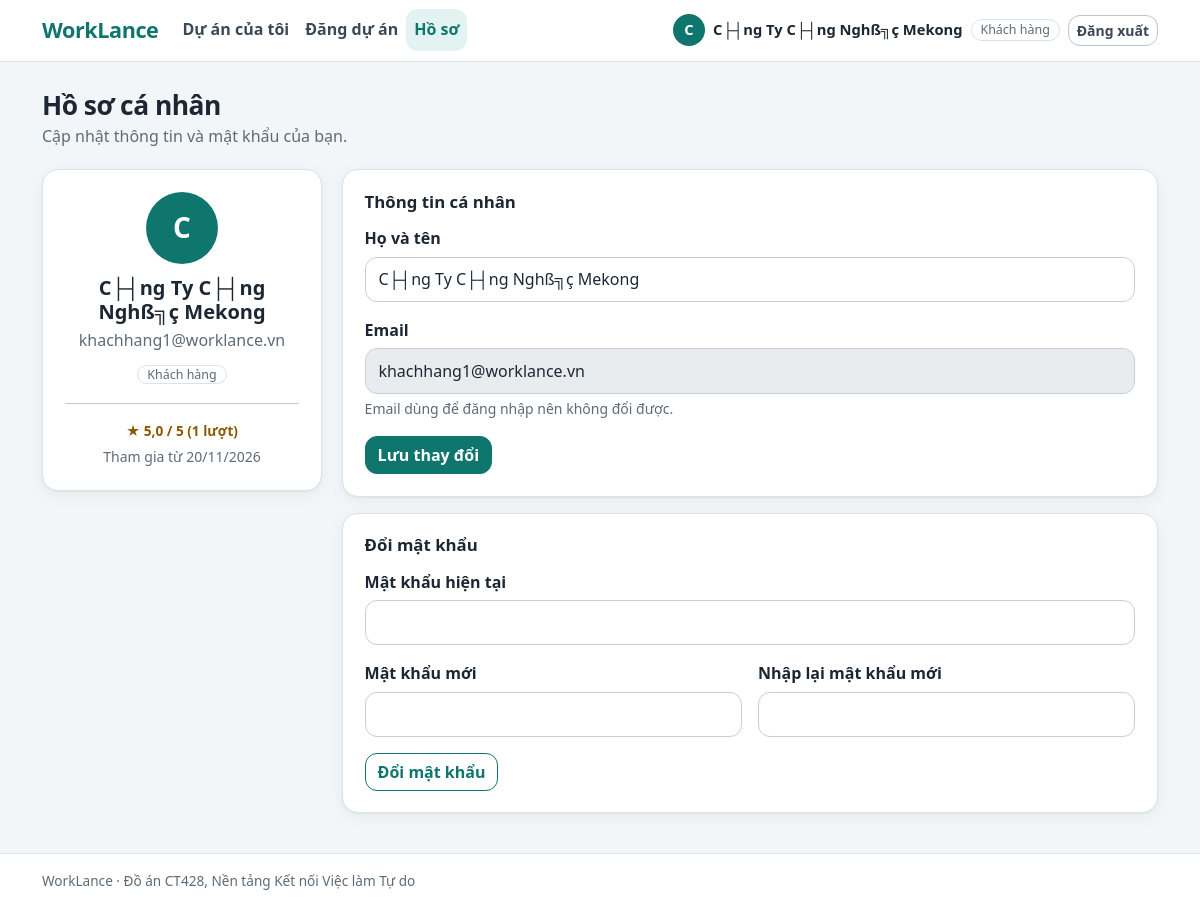
The page /public/profile/index (signed in) on the database its author committed.
### tables this page shows
CREATE TABLE `nguoidung` (
  `ID` int(10) unsigned NOT NULL AUTO_INCREMENT,
  `HoTen` varchar(100) NOT NULL,
  `Email` varchar(150) NOT NULL,
  `MatKhau` varchar(255) NOT NULL,
  `VaiTro` enum('khachhang','freelancer') NOT NULL,
  `KyNang` varchar(500) DEFAULT NULL,
  `NgayTao` timestamp NOT NULL DEFAULT current_timestamp(),
  PRIMARY KEY (`ID`),
  UNIQUE KEY `uq_nguoidung_email` (`Email`)
);

### app/controllers/ProfileController.php (called while the page is built, shortened)
<?php
require_once BASE_PATH . '/app/models/User.php';
require_once BASE_PATH . '/app/models/Review.php';
class ProfileController extends Controller {
    public function index(): void {
        $sessionUser = current_user();
        $profile = User::findById((int) $sessionUser['id']);
        unset($profile['MatKhau']);
        $rating = Review::getUserRating((int) $profile['ID']);
        $this->view('profile/index', [
            'title'   => 'Hồ sơ cá nhân',
            'profile' => $profile,
            'rating'  => $rating
        ]);
    }
}

### app/core/helpers.php (called while the page is built, shortened)
<?php
 function e($string){
    return htmlspecialchars((string)$string, ENT_QUOTES, "UTF-8");
 }
 function url($path = ''){
    return rtrim(BASE_URL, '/') . '/' . ltrim($path, '/');
 }
 function current_user(){
    return isset($_SESSION['user']) ? $_SESSION['user'] :null;
 }

### app/models/User.php (called while the page is built, shortened)
<?php
class User {
    public static function findById(int $id): ?array {
        $db = Database::get();
        $stmt = $db->prepare("SELECT * FROM NguoiDung WHERE ID = :id LIMIT 1");
        $stmt->execute([':id' => $id]);
        $row = $stmt->fetch();
        return $row ?: null;
    }
}

### app/models/Review.php (called while the page is built, shortened)
<?php
class Review {
    public static function getUserRating(int $userId): array {
        $db = Database::get();
        $stmt = $db->prepare("SELECT ROUND(AVG(Diem), 1) AS DiemTB, COUNT(*) AS SoLuot FROM DanhGia WHERE ID_NguoiDuocDanhGia = :uid");
        $stmt->execute([':uid' => $userId]);
        $row = $stmt->fetch();
        return [
            'DiemTB' => $row && $row['DiemTB'] !== null ? (float) $row['DiemTB'] : 0,
            'SoLuot' => (int) ($row['SoLuot'] ?? 0)
        ];
    }
}

### app/views/partials/format.php (called while the page is built, shortened)
<?php
if (!function_exists('wl_date')) {
    function wl_date(?string $date): string
    {
        $time = $date ? strtotime($date) : false;
        return $time ? date('d/m/Y', $time) : '';
    }
}
if (!function_exists('wl_stars')) {
    function wl_stars($avg, $count): string
    {
        $count = (int) $count;
        return number_format((float) $avg, 1, ',', '.') . ' / 5 (' . $count . ' lượt)';
    }
}

### app/views/profile/index.php (the view, shortened to what this page needs)
<?php
require APP_ROOT . '/app/views/partials/header.php';
$isFreelancer = $profile['VaiTro'] === 'freelancer';
$initial = mb_strtoupper(mb_substr($profile['HoTen'], 0, 1, 'UTF-8'), 'UTF-8');
?>
<div class="wl-page-head">
  <div>
    <h1>Hồ sơ cá nhân</h1>
    <p>Cập nhật thông tin và mật khẩu của bạn.</p>
  </div>
</div>
<div class="wl-profile">
  <aside class="wl-card wl-profile__side">
    <span class="wl-avatar wl-avatar--lg" aria-hidden="true"><?= e($initial) ?></span>
    <h2 class="fs-5 fw-bold mb-1"><?= e($profile['HoTen']) ?></h2>
    <p class="wl-muted mb-2"><?= e($profile['Email']) ?></p>
    <span class="wl-role"><?= $isFreelancer ? 'Freelancer' : 'Khách hàng' ?></span>
    <hr>
    <p class="mb-1 wl-rating-text" aria-label="Điểm đánh giá trung bình"><?= (int) ($rating['SoLuot'] ?? 0) > 0 ? '★ ' : '' ?><?= e(wl_stars($rating['DiemTB'] ?? null, $rating['SoLuot'] ?? 0)) ?></p>
    <p class="wl-muted small mb-0">Tham gia từ <?= e(wl_date($profile['NgayTao'])) ?></p>
  </aside>
  <div>
    <section class="wl-card" aria-labelledby="thong-tin">
      <h2 class="wl-card__title" id="thong-tin">Thông tin cá nhân</h2>
      <form action="<?= e(url('profile/update')) ?>" method="post" data-ajax novalidate>
        <div class="mb-3">
          <label for="hoten" class="form-label">Họ và tên</label>
          <input type="text" class="form-control" id="hoten" name="hoten" minlength="2" maxlength="100" value="<?= e($profile['HoTen']) ?>" autocomplete="name" required>
        </div>
        <div class="mb-3">
          <label for="email" class="form-label">Email</label>
          <input type="email" class="form-control" id="email" value="<?= e($profile['Email']) ?>" disabled aria-describedby="email-help">
          <div id="email-help" class="form-text">Email dùng để đăng nhập nên không đổi được.</div>
        </div>
        <button type="submit" class="btn btn-primary">Lưu thay đổi</button>
      </form>
    </section>
    <section class="wl-card" aria-labelledby="doi-mat-khau">
      <h2 class="wl-card__title" id="doi-mat-khau">Đổi mật khẩu</h2>
      <form action="<?= e(url('profile/password')) ?>" method="post" data-ajax data-reset novalidate>
        <div class="mb-3">
          <label for="matkhaucu" class="form-label">Mật khẩu hiện tại</label>
          <input type="password" class="form-control" id="matkhaucu" name="matkhaucu" autocomplete="current-password" required>
        </div>
        <div class="row g-3 mb-3">
          <div class="col-sm-6">
            <label for="matkhaumoi" class="form-label">Mật khẩu mới</label>
            <input type="password" class="form-control" id="matkhaumoi" name="matkhaumoi" minlength="8" autocomplete="new-password" required>
          </div>
          <div class="col-sm-6">
            <label for="xacnhan" class="form-label">Nhập lại mật khẩu mới</label>
            <input type="password" class="form-control" id="xacnhan" name="xacnhan" minlength="8" autocomplete="new-password" required>
          </div>
        </div>
        <button type="submit" class="btn btn-outline-primary">Đổi mật khẩu</button>
      </form>
    </section>
  </div>
</div>
<?php require APP_ROOT . '/app/views/partials/footer.php'; ?>

### app/views/partials/header.php (shortened to what this page needs)
<?php
require_once __DIR__ . '/format.php';
$wlUser  = function_exists('current_user') ? current_user() : null;
$wlRole  = $wlUser['role'] ?? null;
$wlPath  = (string) parse_url($_SERVER['REQUEST_URI'] ?? '/', PHP_URL_PATH);
$wlActive = fn(string $route): string => str_contains($wlPath, '/' . $route) ? ' active' : '';
if ($wlRole === 'khachhang') {
    $wlNav = [
        ['project/mine',   'Dự án của tôi'],
        ['project/create', 'Đăng dự án'],
        ['profile/index',  'Hồ sơ'],
    ];
} elseif ($wlRole === 'freelancer') {
    $wlNav = [
        ['project/index', 'Tìm dự án'],
        ['proposal/mine', 'Đề xuất của tôi'],
        ['profile/index', 'Hồ sơ'],
    ];
} else {
    $wlNav = [];
}
?>
<!doctype html>
<html lang="vi">
<head>
  <link href="https://cdn.jsdelivr.net/npm/bootstrap@5.3.3/dist/css/bootstrap.min.css" rel="stylesheet">
  <link href="<?= e(url('assets/css/style.css')) ?>" rel="stylesheet">
</head>
<body>
<header class="wl-header">
  <nav class="navbar navbar-expand-md" aria-label="Điều hướng chính">
    <div class="container">
      <a class="navbar-brand wl-brand" href="<?= e(url('')) ?>">WorkLance</a>
      <div class="collapse navbar-collapse" id="wl-nav">
        <ul class="navbar-nav me-auto mb-2 mb-md-0">
          <?php foreach ($wlNav as [$route, $label]): ?>
            <li class="nav-item">
              <a class="nav-link<?= $wlActive($route) ?>" href="<?= e(url($route)) ?>"><?= e($label) ?></a>
            </li>
          <?php endforeach; ?>
        </ul>
        <div class="d-flex align-items-md-center flex-column flex-md-row gap-2">
          <?php if ($wlUser): ?>
            <span class="wl-user" title="<?= e($wlUser['email'] ?? '') ?>">
              <span class="wl-avatar" aria-hidden="true"><?= e(mb_strtoupper(mb_substr($wlUser['name'] ?? '?', 0, 1, 'UTF-8'), 'UTF-8')) ?></span>
              <span><?= e($wlUser['name'] ?? '') ?></span>
              <span class="wl-role"><?= $wlRole === 'freelancer' ? 'Freelancer' : 'Khách hàng' ?></span>
            </span>
            <form action="<?= e(url('auth/logout')) ?>" method="post" data-ajax novalidate>
              <button type="submit" class="btn btn-outline-secondary btn-sm">Đăng xuất</button>
            </form>
          <?php else: ?>
            <a class="btn btn-outline-primary btn-sm" href="<?= e(url('auth/login')) ?>">Đăng nhập</a>
            <a class="btn btn-primary btn-sm" href="<?= e(url('auth/register')) ?>">Đăng ký</a>
          <?php endif; ?>
        </div>
      </div>
    </div>
  </nav>
</header>
<main id="main" class="wl-main container">

### public/assets/css/style.css (style rules this page uses)
:root { --wl-primary: #0f766e; --wl-primary-dark: #0b5f59; --wl-primary-soft: #e3f3f1; --wl-bg: #f3f6f8; --wl-surface: #ffffff; --wl-text: #1c2733; --wl-muted: #5d6b79; --wl-line: #dbe3ea; --wl-radius: 12px; --wl-radius-lg: 16px; --wl-shadow: 0 1px 2px rgba(16, 35, 52, 0.06), 0 4px 16px rgba(16, 35, 52, 0.05); --st-mo-bg: #dcf5e4; --st-mo-fg: #166534; --st-dang_thuc_hien-bg: #dbeafe; --st-dang_thuc_hien-fg: #1e40af; --st-hoan_thanh-bg: #c5ebe6; --st-hoan_thanh-fg: #0b4f49; --st-da_huy-bg: #e7eaee; --st-da_huy-fg: #4b5563; --st-cho_duyet-bg: #fef3c7; --st-cho_duyet-fg: #92400e; --st-duoc_chon-bg: #dcf5e4; --st-duoc_chon-fg: #166534; --st-tu_choi-bg: #e7eaee; --st-tu_choi-fg: #4b5563; --bs-primary: #0f766e; --bs-primary-rgb: 15, 118, 110; --bs-link-color: #0f766e; --bs-link-color-rgb: 15, 118, 110; --bs-link-hover-color: #0b5f59; --bs-body-color: var(--wl-text); --bs-body-bg: var(--wl-bg); --bs-border-radius: var(--wl-radius); --bs-body-font-family: "Segoe UI", system-ui, -apple-system, Roboto, "Helvetica Neue", Arial, sans-serif; }
body { background: var(--wl-bg); color: var(--wl-text); line-height: 1.6; min-height: 100vh; display: flex; flex-direction: column; }
.wl-main { flex: 1 0 auto; padding-top: 1.75rem; padding-bottom: 2.5rem; }
h1, h2, h3, h4, h5, h6 { text-wrap: balance; color: var(--wl-text); }
.wl-muted { color: var(--wl-muted); }
.btn { border-radius: var(--wl-radius); font-weight: 600; }
.btn-primary { --bs-btn-bg: var(--wl-primary); --bs-btn-border-color: var(--wl-primary); --bs-btn-color: #fff; --bs-btn-hover-bg: var(--wl-primary-dark); --bs-btn-hover-border-color: var(--wl-primary-dark); --bs-btn-hover-color: #fff; --bs-btn-active-bg: var(--wl-primary-dark); --bs-btn-active-border-color: var(--wl-primary-dark); --bs-btn-active-color: #fff; --bs-btn-disabled-bg: var(--wl-primary); --bs-btn-disabled-border-color: var(--wl-primary); background-image: none; }
.btn-outline-primary { --bs-btn-color: var(--wl-primary); --bs-btn-border-color: var(--wl-primary); --bs-btn-hover-bg: var(--wl-primary); --bs-btn-hover-border-color: var(--wl-primary); --bs-btn-active-bg: var(--wl-primary-dark); --bs-btn-active-border-color: var(--wl-primary-dark); }
.btn-outline-secondary { --bs-btn-color: #3b4856; --bs-btn-border-color: #b9c4cf; --bs-btn-hover-bg: #eef2f5; --bs-btn-hover-color: var(--wl-text); --bs-btn-hover-border-color: #9aa8b6; }
.wl-header { background: var(--wl-surface); border-bottom: 1px solid var(--wl-line); position: sticky; top: 0; z-index: 1030; }
.wl-brand { font-weight: 800; letter-spacing: -0.02em; color: var(--wl-primary) !important; font-size: 1.35rem; }
.wl-header .nav-link { font-weight: 600; color: #3b4856; border-radius: var(--wl-radius); padding: 0.5rem 0.85rem; }
.wl-header .nav-link.active { color: var(--wl-primary); background: var(--wl-primary-soft); }
.wl-user { display: inline-flex; align-items: center; gap: 0.5rem; font-weight: 600; font-size: 0.92rem; }
.wl-avatar { width: 2rem; height: 2rem; border-radius: 50%; background: var(--wl-primary); color: #fff; display: inline-flex; align-items: center; justify-content: center; font-weight: 700; flex: none; }
.wl-avatar--lg { width: 4.5rem; height: 4.5rem; font-size: 1.75rem; }
.wl-role { font-weight: 500; font-size: 0.78rem; color: var(--wl-muted); border: 1px solid var(--wl-line); border-radius: 999px; padding: 0 0.55rem; }
.wl-page-head { display: flex; flex-wrap: wrap; align-items: flex-end; justify-content: space-between; gap: 0.75rem 1rem; margin-bottom: 1.25rem; }
.wl-page-head h1 { font-size: 1.65rem; font-weight: 800; letter-spacing: -0.02em; margin: 0; }
.wl-page-head p { margin: 0.15rem 0 0; color: var(--wl-muted); }
.wl-card { background: var(--wl-surface); border: 1px solid var(--wl-line); border-radius: var(--wl-radius-lg); box-shadow: var(--wl-shadow); padding: 1.35rem; min-width: 0; }
.wl-card + .wl-card { margin-top: 1rem; }
.wl-card__title { font-size: 1.05rem; font-weight: 700; margin: 0 0 0.9rem; }
.form-label { font-weight: 600; margin-bottom: 0.3rem; }
.form-text { color: var(--wl-muted); }
.form-control, .form-select { border-radius: var(--wl-radius); border-color: #c5cfd9; background-color: #fff; padding: 0.6rem 0.8rem; }
.wl-rating-text { font-size: 0.85rem; color: #8a5a00; font-weight: 600; }
.wl-profile { display: grid; grid-template-columns: 280px minmax(0, 1fr); gap: 1.25rem; align-items: start; }
.wl-profile__side { text-align: center; }
.wl-profile__side .wl-avatar { margin: 0 auto 0.75rem; }

### rows shown on the page
nguoidung: HoTen "C", HoTen "C├┤ng Ty C├┤ng Nghß╗ç Mekong", Email "khachhang1@worklance.vn", NgayTao "20/11/2026", hoten "C├┤ng Ty C├┤ng Nghß╗ç Mekong"

### other values the page prints
$label "Dự án của tôi"
$label "Đăng dự án"
$label "Hồ sơ"
wl_stars($rating['DiemTB'] ?? null, $rating['SoLuot'] ?? 0) "5,0 / 5 (1 lượt)"
